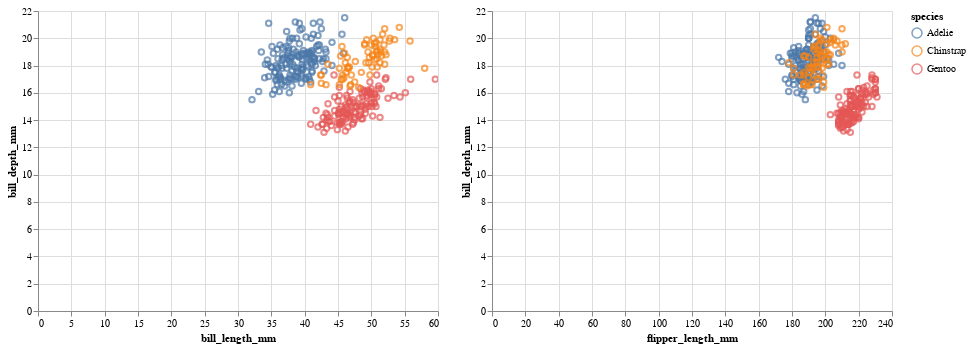

The code cell stored with this chart in its notebook:
### Code cell
chart = alt.Chart(penguins).mark_point().encode(
    y='bill_depth_mm',
    color='species:N'
).interactive()

chart.encode(x='bill_length_mm') | chart.encode(x='flipper_length_mm')

### Figure 1 — Vega-Lite specification as saved in the notebook (floating-point values rounded to 4 significant figures; data arrays with more than 128 entries replaced by an {"elided": "..."} marker saying what was removed)
{"config": {"view": {"continuousWidth": 400, "continuousHeight": 300}}, "hconcat": [{"mark": "point", "encoding": {"color": {"type": "nominal", "field": "species"}, "x": {"type": "quantitative", "field": "bill_length_mm"}, "y": {"type": "quantitative", "field": "bill_depth_mm"}}, "selection": {"selector009": {"type": "interval", "bind": "scales", "encodings": ["x", "y"]}}}, {"mark": "point", "encoding": {"color": {"type": "nominal", "field": "species"}, "x": {"type": "quantitative", "field": "flipper_length_mm"}, "y": {"type": "quantitative", "field": "bill_depth_mm"}}, "selection": {"selector009": {"type": "interval", "bind": "scales", "encodings": ["x", "y"]}}}], "data": {"name": "data-d00e1631cca48c544438d30d2b470e8a"}, "$schema": "https://vega.github.io/schema/vega-lite/v4.8.1.json", "datasets": {"data-d00e1631cca48c544438d30d2b470e8a": {"elided": "344 records"}}}
